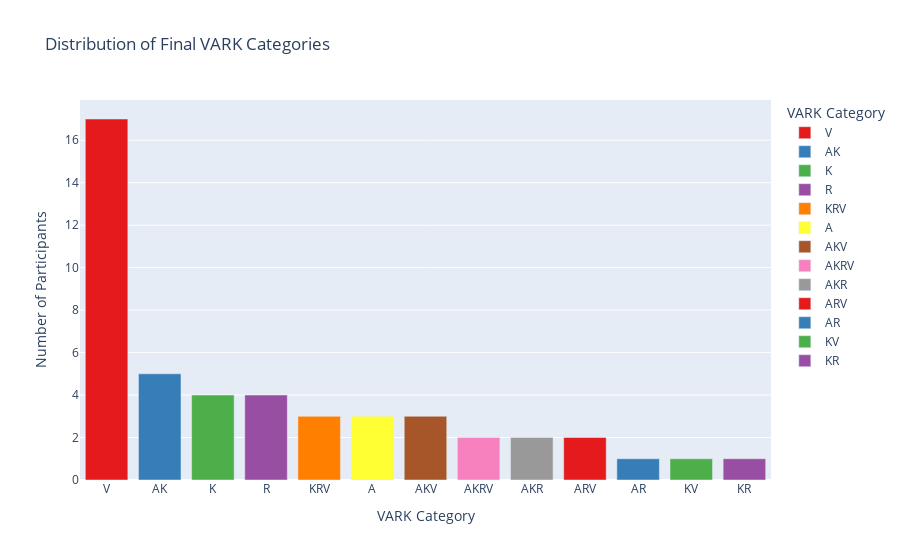

Write notebook code for a chart like this one.
### Code cell
vark_counts = data['Final_VARK'].value_counts().reset_index()
vark_counts.columns = ['Final_VARK', 'Count']  # Rename columns for clarity

# Plot the bar chart using Plotly
fig = px.bar(vark_counts, x='Final_VARK', y='Count', 
             title="Distribution of Final VARK Categories", 
             labels={'Final_VARK': 'VARK Category', 'Count': 'Number of Participants'},
             color='Final_VARK', color_discrete_sequence=px.colors.qualitative.Set1)

# Show the plot
fig.show()

### Figure 1 — Plotly figure (JSON) as saved in the notebook; plotly's stock layout.template omitted (floating-point values rounded to 4 significant figures)
{"data": [{"alignmentgroup": "True", "hovertemplate": "VARK Category=%{x}<br>Number of Participants=%{y}<extra></extra>", "legendgroup": "V", "marker": {"color": "rgb(228,26,28)", "pattern": {"shape": ""}}, "name": "V", "offsetgroup": "V", "orientation": "v", "showlegend": true, "textposition": "auto", "type": "bar", "x": ["V"], "xaxis": "x", "y": [17], "yaxis": "y"}, {"alignmentgroup": "True", "hovertemplate": "VARK Category=%{x}<br>Number of Participants=%{y}<extra></extra>", "legendgroup": "AK", "marker": {"color": "rgb(55,126,184)", "pattern": {"shape": ""}}, "name": "AK", "offsetgroup": "AK", "orientation": "v", "showlegend": true, "textposition": "auto", "type": "bar", "x": ["AK"], "xaxis": "x", "y": [5], "yaxis": "y"}, {"alignmentgroup": "True", "hovertemplate": "VARK Category=%{x}<br>Number of Participants=%{y}<extra></extra>", "legendgroup": "K", "marker": {"color": "rgb(77,175,74)", "pattern": {"shape": ""}}, "name": "K", "offsetgroup": "K", "orientation": "v", "showlegend": true, "textposition": "auto", "type": "bar", "x": ["K"], "xaxis": "x", "y": [4], "yaxis": "y"}, {"alignmentgroup": "True", "hovertemplate": "VARK Category=%{x}<br>Number of Participants=%{y}<extra></extra>", "legendgroup": "R", "marker": {"color": "rgb(152,78,163)", "pattern": {"shape": ""}}, "name": "R", "offsetgroup": "R", "orientation": "v", "showlegend": true, "textposition": "auto", "type": "bar", "x": ["R"], "xaxis": "x", "y": [4], "yaxis": "y"}, {"alignmentgroup": "True", "hovertemplate": "VARK Category=%{x}<br>Number of Participants=%{y}<extra></extra>", "legendgroup": "KRV", "marker": {"color": "rgb(255,127,0)", "pattern": {"shape": ""}}, "name": "KRV", "offsetgroup": "KRV", "orientation": "v", "showlegend": true, "textposition": "auto", "type": "bar", "x": ["KRV"], "xaxis": "x", "y": [3], "yaxis": "y"}, {"alignmentgroup": "True", "hovertemplate": "VARK Category=%{x}<br>Number of Participants=%{y}<extra></extra>", "legendgroup": "A", "marker": {"color": "rgb(255,255,51)", "pattern": {"shape": ""}}, "name": "A", "offsetgroup": "A", "orientation": "v", "showlegend": true, "textposition": "auto", "type": "bar", "x": ["A"], "xaxis": "x", "y": [3], "yaxis": "y"}, {"alignmentgroup": "True", "hovertemplate": "VARK Category=%{x}<br>Number of Participants=%{y}<extra></extra>", "legendgroup": "AKV", "marker": {"color": "rgb(166,86,40)", "pattern": {"shape": ""}}, "name": "AKV", "offsetgroup": "AKV", "orientation": "v", "showlegend": true, "textposition": "auto", "type": "bar", "x": ["AKV"], "xaxis": "x", "y": [3], "yaxis": "y"}, {"alignmentgroup": "True", "hovertemplate": "VARK Category=%{x}<br>Number of Participants=%{y}<extra></extra>", "legendgroup": "AKRV", "marker": {"color": "rgb(247,129,191)", "pattern": {"shape": ""}}, "name": "AKRV", "offsetgroup": "AKRV", "orientation": "v", "showlegend": true, "textposition": "auto", "type": "bar", "x": ["AKRV"], "xaxis": "x", "y": [2], "yaxis": "y"}, {"alignmentgroup": "True", "hovertemplate": "VARK Category=%{x}<br>Number of Participants=%{y}<extra></extra>", "legendgroup": "AKR", "marker": {"color": "rgb(153,153,153)", "pattern": {"shape": ""}}, "name": "AKR", "offsetgroup": "AKR", "orientation": "v", "showlegend": true, "textposition": "auto", "type": "bar", "x": ["AKR"], "xaxis": "x", "y": [2], "yaxis": "y"}, {"alignmentgroup": "True", "hovertemplate": "VARK Category=%{x}<br>Number of Participants=%{y}<extra></extra>", "legendgroup": "ARV", "marker": {"color": "rgb(228,26,28)", "pattern": {"shape": ""}}, "name": "ARV", "offsetgroup": "ARV", "orientation": "v", "showlegend": true, "textposition": "auto", "type": "bar", "x": ["ARV"], "xaxis": "x", "y": [2], "yaxis": "y"}, {"alignmentgroup": "True", "hovertemplate": "VARK Category=%{x}<br>Number of Participants=%{y}<extra></extra>", "legendgroup": "AR", "marker": {"color": "rgb(55,126,184)", "pattern": {"shape": ""}}, "name": "AR", "offsetgroup": "AR", "orientation": "v", "showlegend": true, "textposition": "auto", "type": "bar", "x": ["AR"], "xaxis": "x", "y": [1], "yaxis": "y"}, {"alignmentgroup": "True", "hovertemplate": "VARK Category=%{x}<br>Number of Participants=%{y}<extra></extra>", "legendgroup": "KV", "marker": {"color": "rgb(77,175,74)", "pattern": {"shape": ""}}, "name": "KV", "offsetgroup": "KV", "orientation": "v", "showlegend": true, "textposition": "auto", "type": "bar", "x": ["KV"], "xaxis": "x", "y": [1], "yaxis": "y"}, {"alignmentgroup": "True", "hovertemplate": "VARK Category=%{x}<br>Number of Participants=%{y}<extra></extra>", "legendgroup": "KR", "marker": {"color": "rgb(152,78,163)", "pattern": {"shape": ""}}, "name": "KR", "offsetgroup": "KR", "orientation": "v", "showlegend": true, "textposition": "auto", "type": "bar", "x": ["KR"], "xaxis": "x", "y": [1], "yaxis": "y"}], "layout": {"barmode": "relative", "legend": {"title": {"text": "VARK Category"}, "tracegroupgap": 0}, "title": {"text": "Distribution of Final VARK Categories"}, "xaxis": {"anchor": "y", "categoryarray": ["V", "AK", "K", "R", "KRV", "A", "AKV", "AKRV", "AKR", "ARV", "AR", "KV", "KR"], "categoryorder": "array", "domain": [0, 1], "title": {"text": "VARK Category"}}, "yaxis": {"anchor": "x", "domain": [0, 1], "title": {"text": "Number of Participants"}}}}
